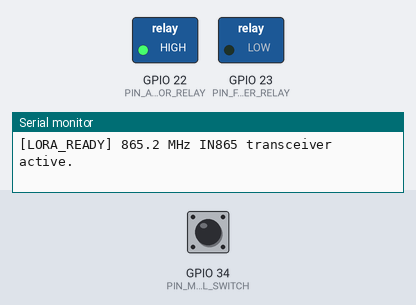
A sketch run on a simulated ESP32. On the bench: switched loads named in the sketch (green lamp = pin HIGH), the last lines printed to the serial monitor. The test bench sets the inputs (shaded band); at power-on: GPIO 34 (PIN_MANUAL_SWITCH) HIGH. No radio packets arrive unless stated.

Above: at 1.2 s.
1.3 s: GPIO 34 (PIN_MANUAL_SWITCH) pulled LOW for 0.15 s
At 2.0 s:
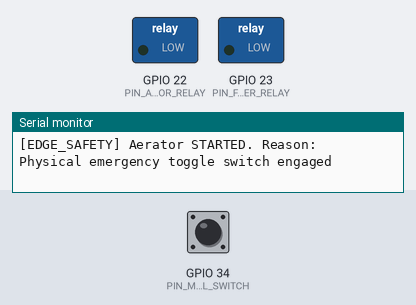
Timing chart, 0 to 4.3 s (numbered marks = the images above; inputs shaded):
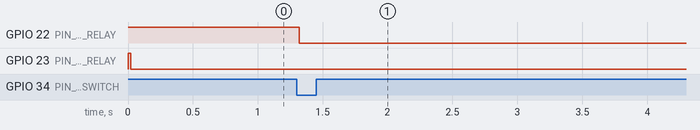

The sketch:

esp32_pond_master.ino
```cpp
/**
 * AquaIntel — ESP32 Pond Master Firmware
 * Smart Prawn Farm Automation & Edge Control
 * Target Hardware: ESP32-WROOM-32D, Semtech SX1276 (865.2 MHz IN865), RS485 Modbus RTU
 *
 * CRITICAL SAFETY ARCHITECTURE:
 * Runs standalone local safety hysteresis loop. Operates even if LoRa or WiFi is disconnected.
 */

#include <Arduino.h>
#include <SPI.h>
#include <LoRa.h>
#include <ArduinoJson.h>

// Pin Configuration
#define PIN_LORA_CS       18
#define PIN_LORA_RST      14
#define PIN_LORA_DIO0     26
#define PIN_AERATOR_RELAY 22  // Active LOW industrial relay
#define PIN_FEEDER_RELAY  23  // Feeder power relay
#define PIN_MANUAL_SWITCH 34  // Physical emergency switch input

// LoRa Configuration for India Band
#define LORA_FREQUENCY    865200000 // 865.2 MHz
#define POND_ID           1
#define DEVICE_ID         "ESP32-P01"

// Safety Thresholds
const float DO_CRITICAL_CUTOFF = 3.0; // mg/L
const float DO_SAFE_TARGET     = 5.5; // mg/L
const unsigned long MIN_MOTOR_RUNTIME_MS = 600000; // 10 minutes anti-cycle

unsigned long lastAeratorChange = 0;
bool aeratorRunning = false;
bool feederEnabled = true;

float readOpticalDO() {
    // In hardware: reads Modbus RS485 register 0x0001
    // Fallback simulation reading if probe disconnected
    return 5.8;
}

void engageAeration(const char* reason) {
    if (!aeratorRunning) {
        digitalWrite(PIN_AERATOR_RELAY, LOW); // Engage relay
        aeratorRunning = true;
        lastAeratorChange = millis();
        Serial.printf("[EDGE_SAFETY] Aerator STARTED. Reason: %s\n", reason);
    }
}

void disengageAeration() {
    if (aeratorRunning && (millis() - lastAeratorChange >= MIN_MOTOR_RUNTIME_MS)) {
        digitalWrite(PIN_AERATOR_RELAY, HIGH); // Release relay
        aeratorRunning = false;
        lastAeratorChange = millis();
        Serial.println("[EDGE_SAFETY] Aerator STOPPED. Safe hysteresis satisfied.");
    }
}

void setup() {
    Serial.begin(115200);
    pinMode(PIN_AERATOR_RELAY, OUTPUT);
    pinMode(PIN_FEEDER_RELAY, OUTPUT);
    pinMode(PIN_MANUAL_SWITCH, INPUT_PULLUP);

    digitalWrite(PIN_AERATOR_RELAY, HIGH); // Default OFF
    digitalWrite(PIN_FEEDER_RELAY, HIGH);

    LoRa.setPins(PIN_LORA_CS, PIN_LORA_RST, PIN_LORA_DIO0);
    if (!LoRa.begin(LORA_FREQUENCY)) {
        Serial.println("[LORA_INIT_ERROR] SX1276 radio not detected. Edge safety continuing standalone.");
    } else {
        LoRa.setSpreadingFactor(10);
        LoRa.setSignalBandwidth(125E3);
        Serial.println("[LORA_READY] 865.2 MHz IN865 transceiver active.");
    }
}

void loop() {
    bool manualOverride = (digitalRead(PIN_MANUAL_SWITCH) == LOW);
    float doLevel = readOpticalDO();

    // Priority 1: Hardware Manual Switch
    if (manualOverride) {
        engageAeration("Physical emergency toggle switch engaged");
        delay(1000);
        return;
    }

    // Priority 2: Critical DO Hypoxia Protection
    if (doLevel < DO_CRITICAL_CUTOFF) {
        engageAeration("CRITICAL LOW DO (< 3.0 mg/L)");
        digitalWrite(PIN_FEEDER_RELAY, HIGH); // Lock out feeder
    } else if (doLevel >= DO_SAFE_TARGET) {
        disengageAeration();
        digitalWrite(PIN_FEEDER_RELAY, LOW); // Feeder safe to dispense
    }

    // Transmit telemetry frame every 5 seconds
    static unsigned long lastTx = 0;
    if (millis() - lastTx > 5000) {
        lastTx = millis();
        StaticJsonDocument<256> doc;
        doc["schema_version"] = "1.0";
        doc["device_id"] = DEVICE_ID;
        doc["pond_id"] = POND_ID;
        doc["do_mg_l"] = doLevel;
        doc["aerator_status"] = aeratorRunning ? "RUNNING" : "STANDBY";

        LoRa.beginPacket();
        serializeJson(doc, LoRa);
        LoRa.endPacket();
    }
    delay(100);
}
```

Measured:
- after the input at 1.3 s, GPIO 22 (PIN_AERATOR_RELAY): HIGH → LOW at once
